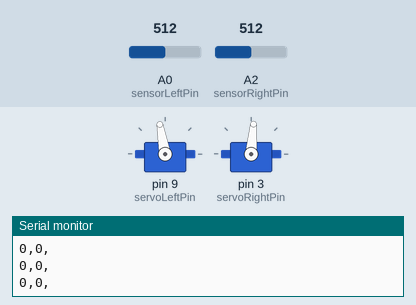
A sketch run on a simulated Arduino Uno, built with avr-gcc and run on an emulated ATmega328P. Parts: 2 × servo, the last lines printed to the serial monitor. Inputs (shaded band) come from the test bench; at power-on: A0 (sensorLeftPin) = 512, A2 (sensorRightPin) = 512.

Above: at 1.2 s.
1.3 s: A0 (sensorLeftPin) set to 208
2.8 s: A0 (sensorLeftPin) set to 190
At 3.9 s:
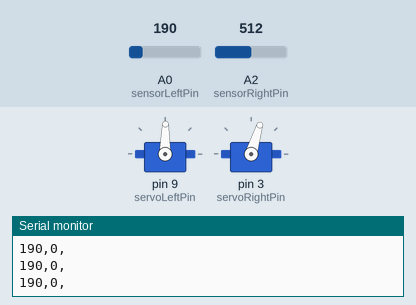
4.3 s: A2 (sensorRightPin) set to 209
7.3 s: A2 (sensorRightPin) set to 186
At 8.5 s:
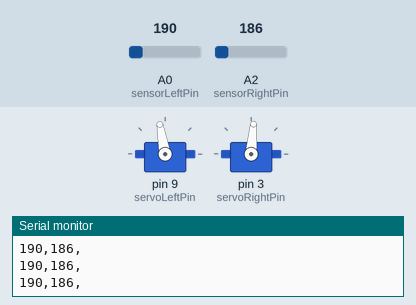
8.8 s: A0 (sensorLeftPin) set to 210
At 9.8 s:
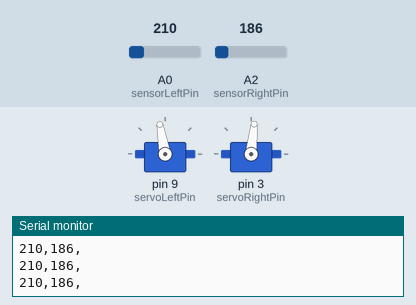
10.3 s: A2 (sensorRightPin) set to 0
At 10.7 s:
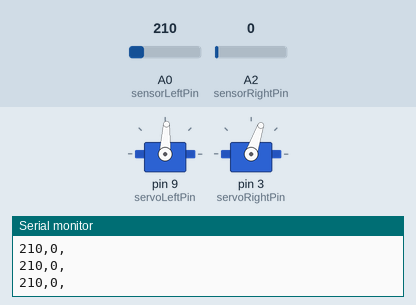
Timing chart, 0 to 13.3 s (numbered marks = the images above; inputs shaded):
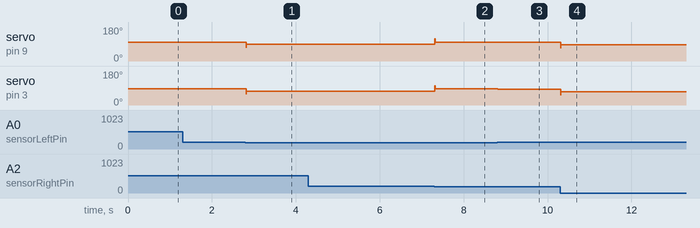

The sketch:

LineFollowerPID.ino
```cpp
#include <Servo.h>
#define sensorLeftPin A0
#define sensorRightPin A2
int sensorLeftCurrent, sensorLeftPrevious;
int sensorRightCurrent, sensorRightPrevious;
int soma1,soma2;
int sensorLeft, sensorRight;
int error,correction,lastError;
int errorSum = 0;
int kp = 10;
int ki = 0;
int kd = 15;
int P,D,I;
int motorLeft,motorRight;
int motorLeftInitial,motorRightInitial;
#define servoLeftPin 9
#define servoRightPin 3

Servo servoLeft;
Servo servoRight;

void setup(){
	servoLeft.attach(servoLeftPin);
  servoRight.attach(servoRightPin);
	Serial.begin(9600);
  motorLeftInitial = 1580;
  motorRightInitial = 1420;
}

void loop(){
  follow();
	average();
  disp();
}

//####################################################################//

int filter(int sensorCurrent, int sensorPrevious) {
  if (abs(sensorCurrent - sensorPrevious) > 200) {
    sensorCurrent = sensorPrevious;
  }
  return sensorCurrent;
}


void average() {
  soma1 = 0;
  soma2 = 0;
  for (int x = 0; x < 3; x++) {
    sensorLeftCurrent = analogRead(sensorLeftPin);
    sensorLeftCurrent = filter(sensorLeftCurrent, sensorLeftPrevious);
    sensorLeftPrevious = sensorLeftCurrent;
    sensorRightCurrent = analogRead(sensorRightPin);
    sensorRightCurrent = filter(sensorRightCurrent, sensorRightPrevious);
    sensorRightPrevious = sensorRightCurrent;
    soma1 += sensorLeftCurrent;
    soma2 += sensorRightCurrent;
  }
  sensorLeft = soma1 / 3;
  sensorRight = soma2 / 3;
  sensorLeft = constrain(sensorLeft,0,500);
  sensorRight = constrain(sensorRight,0,500);
}

void PID(){

  error = sensorRight - sensorLeft;
  error = error/15;
  P = error * kp;
  I = errorSum*ki;
  D = (error - lastError)* kd;
  correction = P + D + I;
  lastError = error;
  errorSum += error;
}

void follow(){
  PID();
  motorLeft = motorLeftInitial + correction;
  motorRight = motorRightInitial + correction;
  motorLeft = constrain(motorLeft, 500, 2500);
  motorRight = constrain(motorRight, 500, 2500);
  servoLeft.writeMicroseconds(motorLeft);
  servoRight.writeMicroseconds(motorRight);
}

void disp(){
  Serial.print(sensorLeft); Serial.print(",");
  Serial.print(sensorRight); Serial.print(",");
  Serial.println();
}
```

Measured:
- the behaviour switches between 201 and 200 on A0 (sensorLeftPin) (found by bisection; images 0 and 1)
- the behaviour switches between 201 and 200 on A2 (sensorRightPin) (found by bisection; images 1 and 2)
- after the input at 2.8 s, servo on pin 9 (servoLeftPin): 100° → 89° at once; servo on pin 3 (servoRightPin): 85° → 73° at once
- after the input at 7.3 s, servo on pin 9 (servoLeftPin): 89° → 100° at once; servo on pin 3 (servoRightPin): 73° → 85° at once
- after the input at 8.8 s, servo on pin 9 (servoLeftPin): 100° → 98° at once, → 100° 0.01 s later; servo on pin 3 (servoRightPin): 85° → 84° at once
- after the input at 10.3 s, servo on pin 9 (servoLeftPin): 100° → 87° at once; servo on pin 3 (servoRightPin): 84° → 71° at once
